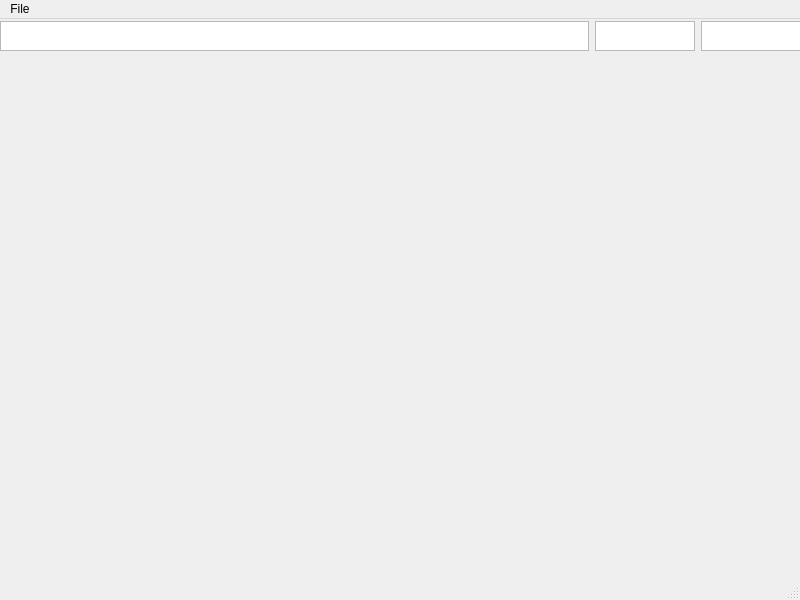
<?xml version="1.0" encoding="UTF-8"?>
<ui version="4.0">
 <class>ClimbingApp</class>
 <widget class="QMainWindow" name="ClimbingApp">
  <property name="geometry">
   <rect>
    <x>0</x>
    <y>0</y>
    <width>800</width>
    <height>600</height>
   </rect>
  </property>
  <property name="sizePolicy">
   <sizepolicy hsizetype="Minimum" vsizetype="Minimum">
    <horstretch>0</horstretch>
    <verstretch>0</verstretch>
   </sizepolicy>
  </property>
  <property name="windowTitle">
   <string>ClimbingApp</string>
  </property>
  <widget class="QWidget" name="centralwidget">
   <widget class="QWidget" name="gridLayoutWidget">
    <property name="geometry">
     <rect>
      <x>0</x>
      <y>-3</y>
      <width>801</width>
      <height>41</height>
     </rect>
    </property>
    <layout class="QHBoxLayout" name="horizontalLayout">
     <property name="sizeConstraint">
      <enum>QLayout::SetNoConstraint</enum>
     </property>
     <property name="leftMargin">
      <number>0</number>
     </property>
     <property name="topMargin">
      <number>0</number>
     </property>
     <property name="rightMargin">
      <number>0</number>
     </property>
     <property name="bottomMargin">
      <number>0</number>
     </property>
     <item>
      <widget class="QPlainTextEdit" name="description">
       <property name="sizePolicy">
        <sizepolicy hsizetype="Fixed" vsizetype="Fixed">
         <horstretch>0</horstretch>
         <verstretch>0</verstretch>
        </sizepolicy>
       </property>
       <property name="minimumSize">
        <size>
         <width>10</width>
         <height>10</height>
        </size>
       </property>
       <property name="maximumSize">
        <size>
         <width>1000</width>
         <height>30</height>
        </size>
       </property>
      </widget>
     </item>
     <item>
      <widget class="QPlainTextEdit" name="reps">
       <property name="sizePolicy">
        <sizepolicy hsizetype="Fixed" vsizetype="Fixed">
         <horstretch>0</horstretch>
         <verstretch>0</verstretch>
        </sizepolicy>
       </property>
       <property name="minimumSize">
        <size>
         <width>100</width>
         <height>30</height>
        </size>
       </property>
       <property name="maximumSize">
        <size>
         <width>100</width>
         <height>30</height>
        </size>
       </property>
      </widget>
     </item>
     <item>
      <widget class="QPlainTextEdit" name="units">
       <property name="sizePolicy">
        <sizepolicy hsizetype="Fixed" vsizetype="Fixed">
         <horstretch>0</horstretch>
         <verstretch>0</verstretch>
        </sizepolicy>
       </property>
       <property name="minimumSize">
        <size>
         <width>100</width>
         <height>30</height>
        </size>
       </property>
       <property name="maximumSize">
        <size>
         <width>100</width>
         <height>30</height>
        </size>
       </property>
      </widget>
     </item>
    </layout>
   </widget>
  </widget>
  <widget class="QMenuBar" name="menubar">
   <property name="geometry">
    <rect>
     <x>0</x>
     <y>0</y>
     <width>800</width>
     <height>21</height>
    </rect>
   </property>
   <widget class="QMenu" name="menuFile">
    <property name="title">
     <string>File</string>
    </property>
    <addaction name="actionSave"/>
    <addaction name="actionExit"/>
   </widget>
   <addaction name="menuFile"/>
  </widget>
  <widget class="QStatusBar" name="statusbar"/>
  <action name="actionSave">
   <property name="icon">
    <iconset resource="Resources.qrc">
     <normaloff>:/images/Icons/Save.bmp</normaloff>:/images/Icons/Save.bmp</iconset>
   </property>
   <property name="text">
    <string>Save</string>
   </property>
   <property name="shortcut">
    <string>Ctrl+S</string>
   </property>
  </action>
  <action name="actionExit">
   <property name="text">
    <string>Exit</string>
   </property>
   <property name="shortcut">
    <string>Ctrl+Q</string>
   </property>
  </action>
 </widget>
 <resources>
  <include location="Resources.qrc"/>
 </resources>
 <connections/>
</ui>
